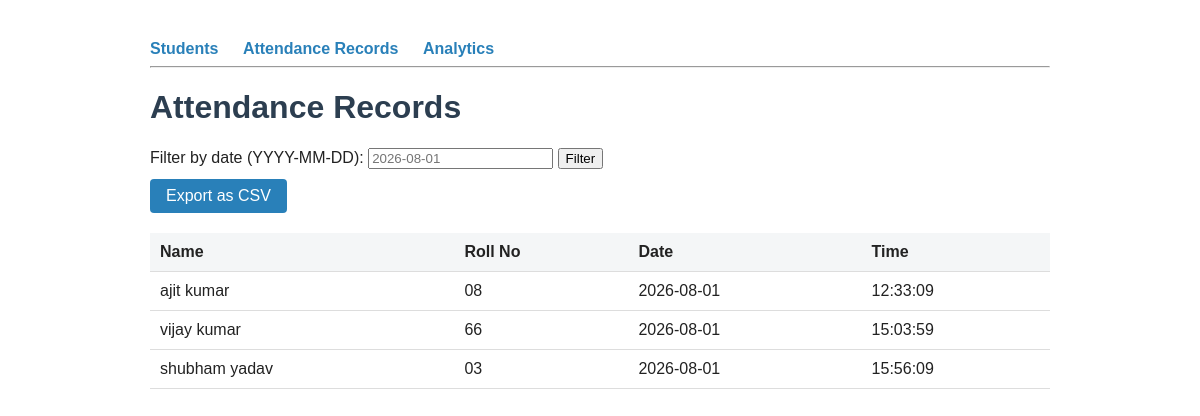
The page /attendance on the database as committed earlier.
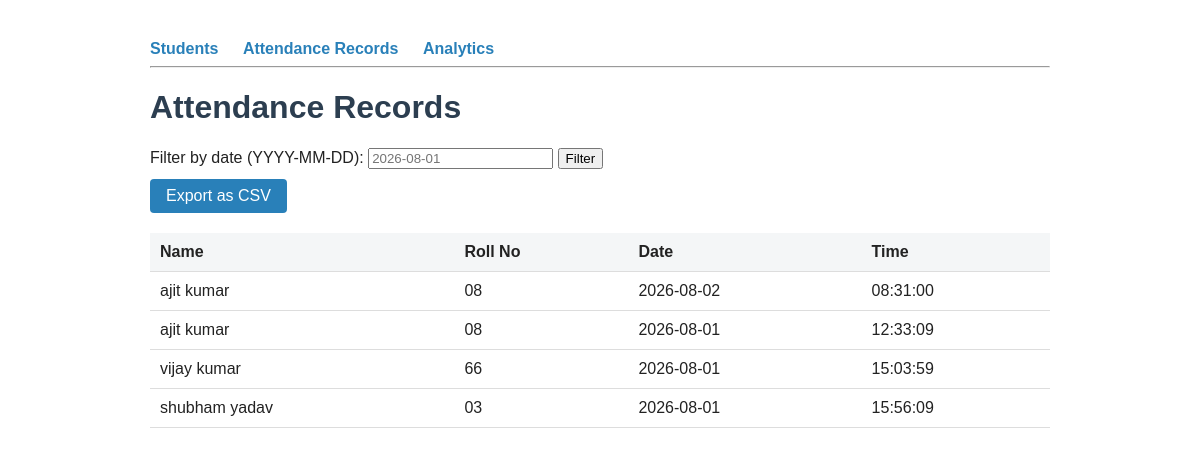
The same page on the database as committed later.
### tables this page shows
CREATE TABLE attendance (
            id INTEGER PRIMARY KEY AUTOINCREMENT,
            student_id INTEGER NOT NULL,
            date TEXT NOT NULL,
            time TEXT NOT NULL,
            FOREIGN KEY (student_id) REFERENCES students (id),
            UNIQUE(student_id, date)
        );

CREATE TABLE students (
            id INTEGER PRIMARY KEY AUTOINCREMENT,
            name TEXT NOT NULL,
            roll_no TEXT UNIQUE NOT NULL
        );

### app.py (the view)
@app.route("/attendance")
def attendance():
    date_filter = request.args.get("date")  # e.g. 2026-08-01, optional
    records = get_attendance_records(date_filter)
    return render_template("attendance.html", records=records, date_filter=date_filter)

### database.py (called while the page is built)
def get_connection():
    conn = sqlite3.connect(DB_PATH)
    conn.row_factory = sqlite3.Row
    return conn

def get_attendance_records(date=None):
    conn = get_connection()
    if date:
        rows = conn.execute("""
            SELECT s.name, s.roll_no, a.date, a.time
            FROM attendance a JOIN students s ON a.student_id = s.id
            WHERE a.date = ?
            ORDER BY a.time
        """, (date,)).fetchall()
    else:
        rows = conn.execute("""
            SELECT s.name, s.roll_no, a.date, a.time
            FROM attendance a JOIN students s ON a.student_id = s.id
            ORDER BY a.date DESC, a.time
        """).fetchall()
    conn.close()
    return [dict(row) for row in rows]

### templates/attendance.html (shortened to what this page needs)
{% extends "base.html" %}
{% block content %}
    <h1>Attendance Records</h1>
    <form method="get" action="/attendance">
        <label>Filter by date (YYYY-MM-DD): </label>
        <input type="text" name="date" value="{{ date_filter or '' }}" placeholder="2026-08-01">
        <button type="submit">Filter</button>
    </form>
    <a class="btn" href="/export{% if date_filter %}?date={{ date_filter }}{% endif %}">Export as CSV</a>
    {% if records %}
    <table>
        <tr><th>Name</th><th>Roll No</th><th>Date</th><th>Time</th></tr>
        {% for r in records %}
        <tr><td>{{ r.name }}</td><td>{{ r.roll_no }}</td><td>{{ r.date }}</td><td>{{ r.time }}</td></tr>
        {% endfor %}
    </table>
    {% else %}
    <p>No attendance records found.</p>
    {% endif %}
{% endblock %}

Rows that differ between the two databases and show on the page:
added attendance: name "ajit kumar", roll_no "08", date "2026-08-02", time "08:31:00"
